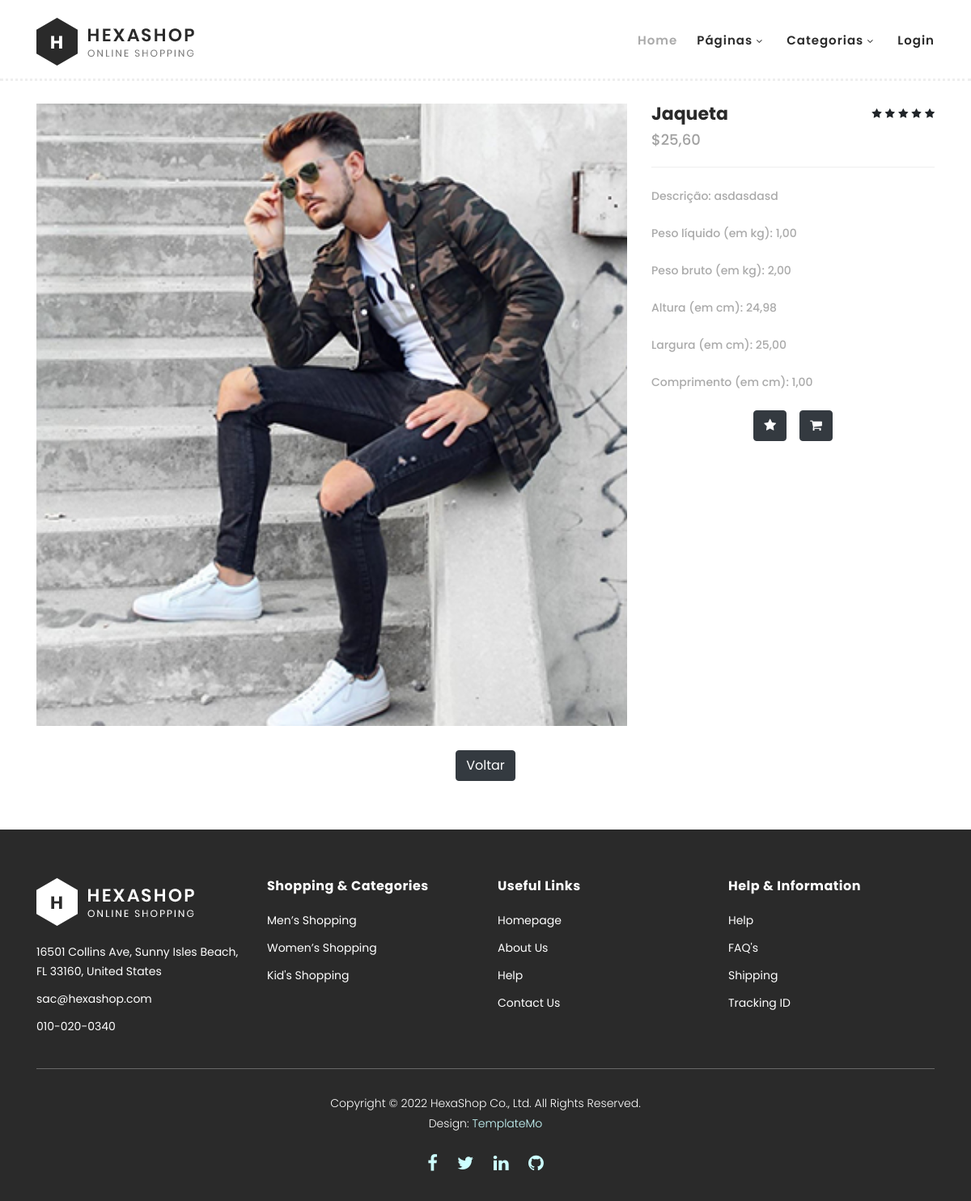
Page /visualizar/1 on the committed database.
### core/models.py (models this page shows, shortened)
class Product(models.Model):
    product_name = models.CharField(max_length = 30, verbose_name='Produto')
    product_description = models.CharField(max_length = 60, verbose_name='Descrição')
    product_price = models.DecimalField(max_digits=7, decimal_places=2, verbose_name='Preço')
    product_status = models.BooleanField(verbose_name='Disponível')
    product_image = models.ImageField(null=True, verbose_name='Imagem')
    product_netweight = models.DecimalField(max_digits=7, decimal_places=2, verbose_name="Peso líquido (em Kg):")
    product_weight = models.DecimalField(max_digits=7, decimal_places=2, verbose_name="Peso bruto (em Kg):")
    product_height = models.DecimalField(max_digits=7, decimal_places=2, verbose_name="Altura (em cm):")
    product_width = models.DecimalField(max_digits=7, decimal_places=2, verbose_name="Largura (em cm):")
    product_length = models.DecimalField(max_digits=7, decimal_places=2, verbose_name="Profundidade (em cm):")
    class Meta:
        verbose_name= 'Produto'
        verbose_name_plural = 'Produtos'
        ordering = ['product_name']

### core/views.py (the view)
# urls.py: path("visualizar/<int:pk>", views.visualizar_view, name='visualizar'),
def visualizar_view(request, pk):
    context = dados_nav(request)
    product = Product.objects.get(pk=pk)
    context.setdefault('product', product)
    return render(request, 'visualizar.html',context )

### core/views.py (called while the page is built)
def dados_nav(request):
    categorias = Category.objects.all()
    carrinho = request.session.get('cart', {})
    qtd_prod = len(carrinho)
    context = {'categorias': categorias,
               'qtd_prod': qtd_prod,
               'dados': dados}
    return context

### core/templates/visualizar.html (shortened to what this page needs)
{% extends 'base.html' %}
{% load static %}
{% block content %}
    <section class="section pt-5" id="product">
             <div class="container">
                <div class="row">
                    <div class="col-lg-8">
                    <div class="left-images">
                        <img src="{{product.product_image.url }}" alt="">
                    </div>
                </div>
                <div class="col-lg-4">
                    <div class="right-content">
                        <h4><input type="hidden" name='product_name' value="{{ product.product_name|safe }}">{{ product.product_name }}</h4>
                        <span class="price">$<input type="hidden" name='product_price' value={{ product.product_price }}>{{ product.product_price }}</span>
                        <ul class="stars">
                            <li><i class="fa fa-star"></i></li>
                            <li><i class="fa fa-star"></i></li>
                            <li><i class="fa fa-star"></i></li>
                            <li><i class="fa fa-star"></i></li>
                            <li><i class="fa fa-star"></i></li>
                        </ul>
                        <span>Descrição: {{ product.product_description }}</span>
                        <span>Peso líquido (em kg): {{ product.product_netweight }} </span>
                        <span>Peso bruto (em kg): {{ product.product_weight }} </span>
                        <span>Altura (em cm): {{ product.product_height }} </span>
                        <span>Largura (em cm): {{ product.product_width }} </span>
                        <span>Comprimento (em cm): {{ product.product_length }} </span>
                        <div class="row mt-4 d-flex justify-content-center">
                            <a class="btn btn-dark mx-2" href="../avaliar/{{ product.id }}"><i class="fa fa-star"></i></a>
                            <a class="btn btn-dark mx-2" href="../single-product/{{ product.id }}"><i class="fa fa-shopping-cart"></i></a>
                        </div>
                    </div>
                </div>
            </div>
            <div class="d-flex justify-content-center">
                <a href="/" class="btn btn-dark">Voltar</a>
            </div>
    </section>
{% endblock %}

### core/static/css/templatemo-hexashop.css (style rules this page uses)
html, body, div, span, applet, object, iframe, h1, h2, h3, h4, h5, h6, p, blockquote, div pre, a, abbr, acronym, address, big, cite, code, del, dfn, em, font, img, ins, kbd, q, s, samp, small, strike, strong, sub, sup, tt, var, b, u, i, center, dl, dt, dd, ol, ul, li, figure, header, nav, section, article, aside, footer, figcaption { margin: 0; padding: 0; border: 0; outline: 0; }
ul, li { padding: 0; margin: 0; list-style: none; }
header, nav, section, article, aside, footer, hgroup { display: block; }
* { box-sizing: border-box; }
html, body { font-family: 'Poppins', sans-serif; font-weight: 400; background-color: #fff; font-size: 16px; -ms-text-size-adjust: 100%; -webkit-font-smoothing: antialiased; -moz-osx-font-smoothing: grayscale; }
a { text-decoration: none !important; }
h1, h2, h3, h4, h5, h6 { margin-top: 0px; margin-bottom: 0px; }
ul { margin-bottom: 0px; }
html, body { background: #fff; font-family: 'Poppins', sans-serif; }
#product { margin-top: 80px; }
#product .left-images img { width: 100%; overflow: hidden; margin-bottom: 30px; }
#product .right-content { position: relative; z-index: 3; background-color: #fff; }
#product .right-content h4 { font-size: 22px; color: #2a2a2a; font-weight: 700; margin-bottom: 0px; }
#product .right-content span.price { font-size: 18px; color: #a1a1a1; font-weight: 500; display: block; margin-top: 5px; border-bottom: 1px solid #eee; padding-bottom: 20px; }
#product .right-content ul.stars { position: absolute; right: 0; top: 0; }
#product .right-content ul.stars li { display: inline; font-size: 13px; }
#product .right-content span { font-size: 14px; color: #aaaaaa; font-weight: 500; display: block; margin-top: 25px; }

### rows in the picture
Product: product_image (picture), product_name "Jaqueta", product_price "25,60", product_description "asdasdasd", product_netweight "1,00", product_weight "2,00", product_height "24,98", product_width "25,00", product_length "1,00"

### other values in the picture
{{ dados.loja_end }} "16501 Collins Ave, Sunny Isles Beach, FL 33160, United States"
{{ dados.loja_email }} "sac@hexashop.com"
{{ dados.loja_tel }} "010-020-0340"
